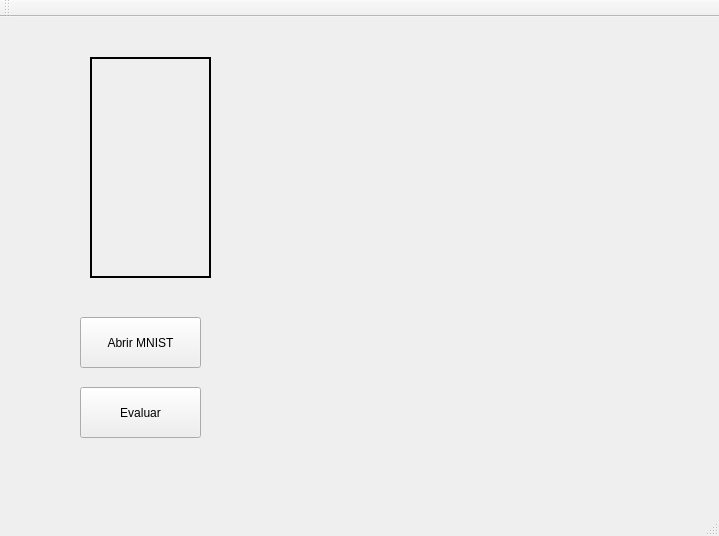
<?xml version="1.0" encoding="UTF-8"?>
<ui version="4.0">
 <class>Convolutional</class>
 <widget class="QMainWindow" name="Convolutional">
  <property name="geometry">
   <rect>
    <x>0</x>
    <y>0</y>
    <width>719</width>
    <height>536</height>
   </rect>
  </property>
  <property name="windowTitle">
   <string>Convolutional</string>
  </property>
  <widget class="QWidget" name="centralWidget">
   <widget class="QLabel" name="label">
    <property name="geometry">
     <rect>
      <x>90</x>
      <y>40</y>
      <width>121</width>
      <height>221</height>
     </rect>
    </property>
    <property name="frameShape">
     <enum>QFrame::WinPanel</enum>
    </property>
    <property name="text">
     <string/>
    </property>
    <property name="scaledContents">
     <bool>true</bool>
    </property>
   </widget>
   <widget class="QPushButton" name="pushButton">
    <property name="geometry">
     <rect>
      <x>80</x>
      <y>300</y>
      <width>121</width>
      <height>51</height>
     </rect>
    </property>
    <property name="text">
     <string>Abrir MNIST</string>
    </property>
   </widget>
   <widget class="QPushButton" name="pushButton_2">
    <property name="geometry">
     <rect>
      <x>80</x>
      <y>370</y>
      <width>121</width>
      <height>51</height>
     </rect>
    </property>
    <property name="text">
     <string>Evaluar</string>
    </property>
   </widget>
  </widget>
  <widget class="QMenuBar" name="menuBar">
   <property name="geometry">
    <rect>
     <x>0</x>
     <y>0</y>
     <width>719</width>
     <height>29</height>
    </rect>
   </property>
  </widget>
  <widget class="QToolBar" name="mainToolBar">
   <attribute name="toolBarArea">
    <enum>TopToolBarArea</enum>
   </attribute>
   <attribute name="toolBarBreak">
    <bool>false</bool>
   </attribute>
  </widget>
  <widget class="QStatusBar" name="statusBar"/>
 </widget>
 <layoutdefault spacing="6" margin="11"/>
 <resources/>
 <connections/>
</ui>
